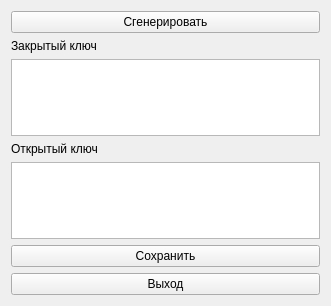
<?xml version="1.0" encoding="UTF-8"?>
<ui version="4.0">
 <class>Form</class>
 <widget class="QWidget" name="Form">
  <property name="geometry">
   <rect>
    <x>0</x>
    <y>0</y>
    <width>331</width>
    <height>306</height>
   </rect>
  </property>
  <property name="windowTitle">
   <string>Form</string>
  </property>
  <layout class="QGridLayout" name="gridLayout">
   <item row="0" column="0">
    <widget class="QPushButton" name="create_wallet_button">
     <property name="text">
      <string>Сгенерировать</string>
     </property>
     <property name="checkable">
      <bool>true</bool>
     </property>
    </widget>
   </item>
   <item row="1" column="0">
    <widget class="QLabel" name="label">
     <property name="text">
      <string>Закрытый ключ</string>
     </property>
    </widget>
   </item>
   <item row="2" column="0">
    <widget class="QPlainTextEdit" name="private_key_plainTextEdit"/>
   </item>
   <item row="4" column="0">
    <widget class="QPlainTextEdit" name="public_key_plainTextEdit"/>
   </item>
   <item row="3" column="0">
    <widget class="QLabel" name="label_2">
     <property name="text">
      <string>Открытый ключ</string>
     </property>
    </widget>
   </item>
   <item row="5" column="0">
    <widget class="QPushButton" name="save_button">
     <property name="text">
      <string>Сохранить</string>
     </property>
     <property name="checkable">
      <bool>true</bool>
     </property>
    </widget>
   </item>
   <item row="6" column="0">
    <widget class="QPushButton" name="cancel_button">
     <property name="text">
      <string>Выход</string>
     </property>
     <property name="checkable">
      <bool>true</bool>
     </property>
    </widget>
   </item>
  </layout>
 </widget>
 <resources/>
 <connections/>
</ui>
